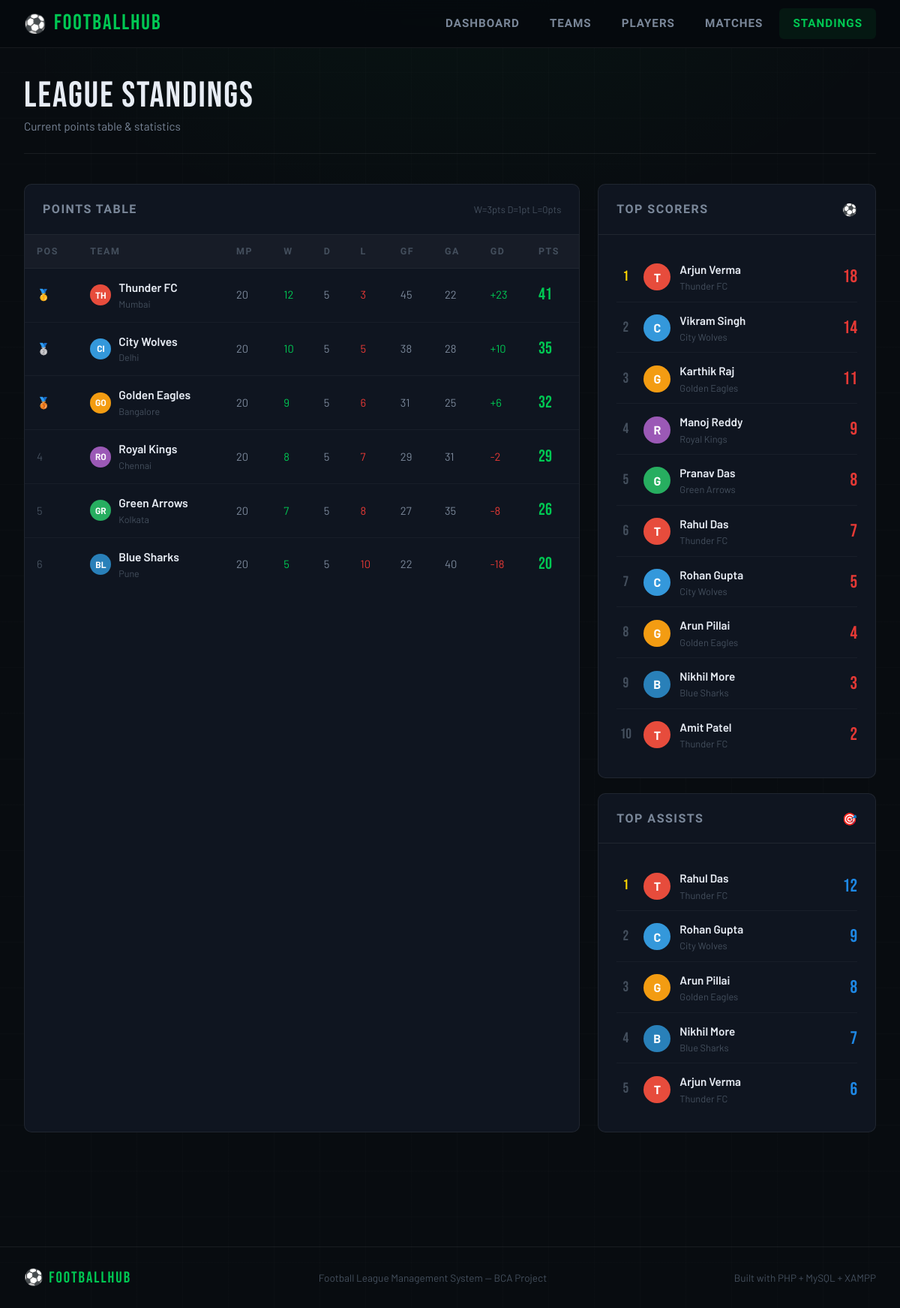
Page /pages/standings.php on the committed database.
### tables this page shows
CREATE TABLE IF NOT EXISTS teams (
    id INT AUTO_INCREMENT PRIMARY KEY,
    name VARCHAR(100) NOT NULL,
    city VARCHAR(100) NOT NULL,
    coach VARCHAR(100) NOT NULL,
    stadium VARCHAR(150) NOT NULL,
    founded_year INT NOT NULL,
    wins INT DEFAULT 0,
    losses INT DEFAULT 0,
    draws INT DEFAULT 0,
    goals_scored INT DEFAULT 0,
    goals_conceded INT DEFAULT 0,
    logo_color VARCHAR(7) DEFAULT '#e74c3c',
    created_at TIMESTAMP DEFAULT CURRENT_TIMESTAMP
);

CREATE TABLE IF NOT EXISTS players (
    id INT AUTO_INCREMENT PRIMARY KEY,
    team_id INT NOT NULL,
    name VARCHAR(100) NOT NULL,
    position ENUM('Goalkeeper','Defender','Midfielder','Forward') NOT NULL,
    jersey_number INT NOT NULL,
    nationality VARCHAR(80) NOT NULL,
    age INT NOT NULL,
    goals INT DEFAULT 0,
    assists INT DEFAULT 0,
    matches_played INT DEFAULT 0,
    created_at TIMESTAMP DEFAULT CURRENT_TIMESTAMP,
    FOREIGN KEY (team_id) REFERENCES teams(id) ON DELETE CASCADE
);

### pages/standings.php (the view, shortened to what this page needs)
<?php
require_once '../includes/header.php';
$standings = $conn->query("
    SELECT *,
           (wins*3 + draws) as pts,
           (wins + losses + draws) as mp,
           (goals_scored - goals_conceded) as gd
    FROM teams
    ORDER BY pts DESC, gd DESC, goals_scored DESC, name ASC
");
$top_scorers = $conn->query("
    SELECT p.*, t.name as team_name, t.logo_color
    FROM players p JOIN teams t ON p.team_id = t.id
    ORDER BY p.goals DESC LIMIT 10
");
$top_assists = $conn->query("
    SELECT p.*, t.name as team_name, t.logo_color
    FROM players p JOIN teams t ON p.team_id = t.id
    ORDER BY p.assists DESC LIMIT 5
");
?>
<div class="page">
    <div class="page-header">
        <div>
            <div class="page-title">League Standings</div>
            <div class="page-subtitle">Current points table & statistics</div>
        </div>
    </div>
    <div class="dashboard-grid three">
        <div class="card">
            <div class="card-header">
                <span class="card-title">Points Table</span>
                <span style="color:var(--text-muted);font-size:0.8rem">W=3pts D=1pt L=0pts</span>
            </div>
            <div class="table-wrap">
                <table>
                    <thead>
                        <tr>
                            <th>Pos</th>
                            <th>Team</th>
                            <th>MP</th>
                            <th>W</th>
                            <th>D</th>
                            <th>L</th>
                            <th>GF</th>
                            <th>GA</th>
                            <th>GD</th>
                            <th>Pts</th>
                        </tr>
                    </thead>
                    <tbody>
                    <?php $pos = 1; while ($t = $standings->fetch_assoc()): ?>
                    <tr class="pos-<?= $pos ?>">
                        <td>
                            <?php if ($pos === 1): ?>
                                <span style="color:var(--yellow);font-weight:700">🥇</span>
                            <?php elseif ($pos === 2): ?>
                                <span style="color:#aaa">🥈</span>
                            <?php elseif ($pos === 3): ?>
                                <span style="color:#cd7f32">🥉</span>
                            <?php else: ?>
                                <span style="color:var(--text-muted)"><?= $pos ?></span>
                            <?php endif; ?>
                        </td>
                        <td>
                            <div class="team-cell">
                                <div class="team-logo" style="background:<?= $t['logo_color'] ?>;width:28px;height:28px;font-size:0.75rem;">
                                    <?= strtoupper(substr($t['name'], 0, 2)) ?>
                                </div>
                                <div>
                                    <div class="td-name"><?= htmlspecialchars($t['name']) ?></div>
                                    <div style="font-size:0.78rem;color:var(--text-muted)"><?= htmlspecialchars($t['city']) ?></div>
                                </div>
                            </div>
                        </td>
                        <td><?= $t['mp'] ?></td>
                        <td style="color:var(--green)"><?= $t['wins'] ?></td>
                        <td><?= $t['draws'] ?></td>
                        <td style="color:var(--red)"><?= $t['losses'] ?></td>
                        <td><?= $t['goals_scored'] ?></td>
                        <td><?= $t['goals_conceded'] ?></td>
                        <td style="color:<?= $t['gd'] >= 0 ? 'var(--green)' : 'var(--red)' ?>">
                            <?= $t['gd'] > 0 ? '+' : '' ?><?= $t['gd'] ?>
                        </td>
                        <td class="standings-pts"><?= $t['pts'] ?></td>
                    </tr>
                    <?php $pos++; endwhile; ?>
                    </tbody>
                </table>
            </div>
        </div>
        <div>
            <div class="card" style="margin-bottom:1.25rem;">
                <div class="card-header">
                    <span class="card-title">Top Scorers</span>
                    <span>⚽</span>
                </div>
                <div class="card-body">
                    <div class="scorer-list">
                    <?php $rank = 1; while ($s = $top_scorers->fetch_assoc()): ?>
                    <div class="scorer-item">
                        <div class="scorer-rank <?= $rank === 1 ? 'gold' : '' ?>"><?= $rank ?></div>
                        <div class="team-logo" style="background:<?= $s['logo_color'] ?>">
                            <?= strtoupper(substr($s['team_name'], 0, 1)) ?>
                        </div>
                        <div class="scorer-info">
                            <div class="scorer-name"><?= htmlspecialchars($s['name']) ?></div>
                            <div class="scorer-team"><?= htmlspecialchars($s['team_name']) ?></div>
                        </div>
                        <div class="scorer-goals"><?= $s['goals'] ?></div>
                    </div>
                    <?php $rank++; endwhile; ?>
                    </div>
                </div>
            </div>
            <div class="card">
                <div class="card-header">
                    <span class="card-title">Top Assists</span>
                    <span>🎯</span>
                </div>
                <div class="card-body">
                    <div class="scorer-list">
                    <?php $rank = 1; while ($s = $top_assists->fetch_assoc()): ?>
                    <div class="scorer-item">
                        <div class="scorer-rank <?= $rank === 1 ? 'gold' : '' ?>"><?= $rank ?></div>
                        <div class="team-logo" style="background:<?= $s['logo_color'] ?>">
                            <?= strtoupper(substr($s['team_name'], 0, 1)) ?>
                        </div>
                        <div class="scorer-info">
                            <div class="scorer-name"><?= htmlspecialchars($s['name']) ?></div>
                            <div class="scorer-team"><?= htmlspecialchars($s['team_name']) ?></div>
                        </div>
                        <div style="font-family:'Bebas Neue',sans-serif;font-size:1.5rem;color:var(--blue)"><?= $s['assists'] ?></div>
                    </div>
                    <?php $rank++; endwhile; ?>
                    </div>
                </div>
            </div>
        </div>
    </div>
</div>
<?php require_once '../includes/footer.php'; ?>

### css/style.css (style rules this page uses)
:root { --green: #00c853; --green-dim: #00963e; --red: #e53935; --yellow: #ffd600; --blue: #1e88e5; --bg-dark: #080c10; --bg-card: #0f1520; --bg-card2: #141b26; --bg-nav: #060a0e; --border: rgba(255,255,255,0.07); --text: #e8edf5; --text-dim: #7a8799; --text-muted: #444f5d; --accent: #00c853; --radius: 10px; --shadow: 0 4px 24px rgba(0,0,0,0.5); }
* { box-sizing: border-box; margin: 0; padding: 0; }
html { scroll-behavior: smooth; }
body { background: var(--bg-dark); color: var(--text); font-family: 'Barlow', sans-serif; font-weight: 400; line-height: 1.6; min-height: 100vh; background-image: radial-gradient(ellipse 80% 40% at 50% -10%, rgba(0,200,83,0.06) 0%, transparent 70%), repeating-linear-gradient(0deg, transparent, transparent 60px, rgba(255,255,255,0.012) 60px, rgba(255,255,255,0.012) 61px), repeating-linear-gradient(90deg, transparent, transparent 60px, rgba(255,255,255,0.012) 60px, rgba(255,255,255,0.012) 61px); }
.page { max-width: 1280px; margin: 0 auto; padding: 2.5rem 2rem 4rem; }
.page-header { display: flex; align-items: center; justify-content: space-between; margin-bottom: 2.5rem; padding-bottom: 1.5rem; border-bottom: 1px solid var(--border); }
.page-title { font-family: 'Bebas Neue', sans-serif; font-size: 3rem; letter-spacing: 2px; color: var(--text); line-height: 1; }
.page-subtitle { color: var(--text-dim); font-size: 0.95rem; margin-top: 4px; }
.card { background: var(--bg-card); border: 1px solid var(--border); border-radius: var(--radius); overflow: hidden; transition: border-color 0.2s, transform 0.2s; }
.card-header { padding: 1.25rem 1.5rem; border-bottom: 1px solid var(--border); display: flex; align-items: center; justify-content: space-between; }
.card-title { font-family: 'Barlow Condensed', sans-serif; font-size: 1rem; font-weight: 700; text-transform: uppercase; letter-spacing: 1.5px; color: var(--text-dim); }
.card-body { padding: 1.5rem; }
.dashboard-grid { display: grid; grid-template-columns: 1fr 1fr; gap: 1.5rem; margin-bottom: 1.5rem; }
.dashboard-grid.three { grid-template-columns: 2fr 1fr; }
.table-wrap { overflow-x: auto; }
table { width: 100%; border-collapse: collapse; font-size: 0.92rem; }
thead { background: rgba(255,255,255,0.03); }
th { padding: 12px 16px; text-align: left; font-family: 'Barlow Condensed', sans-serif; font-size: 0.78rem; font-weight: 700; text-transform: uppercase; letter-spacing: 1.5px; color: var(--text-muted); border-bottom: 1px solid var(--border); white-space: nowrap; }
td { padding: 13px 16px; border-bottom: 1px solid rgba(255,255,255,0.04); color: var(--text-dim); vertical-align: middle; }
tr:last-child td { border-bottom: none; }
.td-name { font-weight: 600; color: var(--text); font-size: 0.97rem; }
.team-logo { width: 36px; height: 36px; border-radius: 50%; display: inline-flex; align-items: center; justify-content: center; font-size: 1rem; font-weight: 700; color: #fff; flex-shrink: 0; }
.team-cell { display: flex; align-items: center; gap: 10px; }
.pos-1 td:first-child { color: var(--yellow); font-weight: 700; }
.pos-2 td:first-child, .pos-3 td:first-child { color: var(--green); }
.standings-pts { font-family: 'Bebas Neue', sans-serif; font-size: 1.4rem; color: var(--green); }
.scorer-list { display: flex; flex-direction: column; gap: 2px; }
.scorer-item { display: flex; align-items: center; gap: 12px; padding: 10px 0; border-bottom: 1px solid rgba(255,255,255,0.04); }
.scorer-item:last-child { border-bottom: none; }
.scorer-rank { font-family: 'Bebas Neue', sans-serif; font-size: 1.2rem; color: var(--text-muted); width: 24px; text-align: center; }
.scorer-rank.gold { color: var(--yellow); }
.scorer-info { flex: 1; }
.scorer-name { font-weight: 600; color: var(--text); font-size: 0.95rem; }
.scorer-team { color: var(--text-muted); font-size: 0.8rem; }
.scorer-goals { font-family: 'Bebas Neue', sans-serif; font-size: 1.5rem; color: var(--red); }

### rows in the picture
teams: name "TH", name "Thunder FC", city "Mumbai", mp "20", wins "12", draws "5", losses "3", goals_scored "45", goals_conceded "22", gd "23", pts "41"
teams: name "CI", name "City Wolves", city "Delhi", mp "20", wins "10", draws "5", losses "5", goals_scored "38", goals_conceded "28", gd "10", pts "35"
teams: name "GO", name "Golden Eagles", city "Bangalore", mp "20", wins "9", draws "5", losses "6", goals_scored "31", goals_conceded "25", gd "6", pts "32"
teams: name "RO", name "Royal Kings", city "Chennai", mp "20", wins "8", draws "5", losses "7", goals_scored "29", goals_conceded "31", gd "-2", pts "29"
teams: name "GR", name "Green Arrows", city "Kolkata", mp "20", wins "7", draws "5", losses "8", goals_scored "27", goals_conceded "35", gd "-8", pts "26"
teams: name "BL", name "Blue Sharks", city "Pune", mp "20", wins "5", draws "5", losses "10", goals_scored "22", goals_conceded "40", gd "-18", pts "20"
players: team.name "T", name "Arjun Verma", team.name "Thunder FC", goals "18", assists "6"
players: team.name "C", name "Vikram Singh", team.name "City Wolves", goals "14"
players: team.name "G", name "Karthik Raj", team.name "Golden Eagles", goals "11"
players: team.name "R", name "Manoj Reddy", team.name "Royal Kings", goals "9"
players: team.name "G", name "Pranav Das", team.name "Green Arrows", goals "8"
players: team.name "T", name "Rahul Das", team.name "Thunder FC", goals "7", assists "12"
players: team.name "C", name "Rohan Gupta", team.name "City Wolves", goals "5", assists "9"
players: team.name "G", name "Arun Pillai", team.name "Golden Eagles", goals "4", assists "8"
players: team.name "B", name "Nikhil More", team.name "Blue Sharks", goals "3", assists "7"
players: team.name "T", name "Amit Patel", team.name "Thunder FC", goals "2"

### other values in the picture
SITE_NAME "FootballHub"
